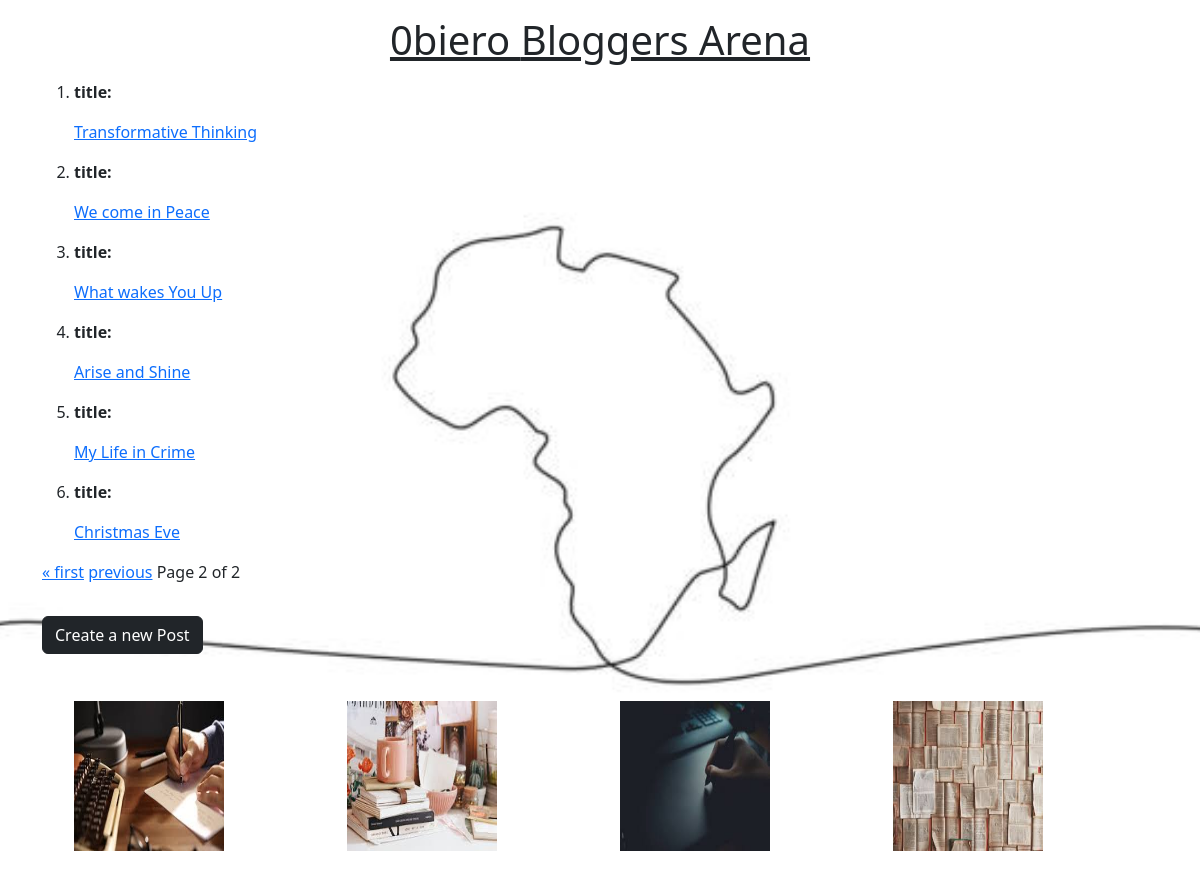
Page /?page=2 (signed in) on the committed database.
### blog/models.py (models this page shows, shortened)
class Post(models.Model):
    title = models.CharField(max_length=200)
    content = models.TextField()
    author = models.CharField(max_length=100)
    date_created = models.DateField()

### blog/views.py (the view)
# urls.py: path('',post_list, name ='list'),
@login_required
def post_list(request):
    posts = Post.objects.all()
    paginator = Paginator(posts, 5, orphans=4, allow_empty_first_page=True)
    page = request.GET.get('page')
    user = request.user
    print(user)
    try:
        paginated_posts = paginator.page(page)
    except PageNotAnInteger:
        paginated_posts = paginator.page(1)
    except EmptyPage:
        paginated_posts = paginator.page(paginator.num_pages)
    return render(request, 'blog/post_list.html', {'posts': paginated_posts, 'user': user})

### blog/templates/blog/post_list.html (shortened to what this page needs)
{% load static %}
<!DOCTYPE html>
<html lang="en">
<head>
    <link rel="stylesheet" href="{% static 'css/style.css' %}">
    <link rel="stylesheet" href="https://cdnjs.cloudflare.com/ajax/libs/bootstrap/5.3.3/css/bootstrap.min.css" />
</head>
<body>
    <div class="container my-3">
        <h1 class=" text-center text-decoration-underline" >{{user.username|default:"Anonymous"}} Bloggers Arena</h1>
        <div>
            <ol>
                {% for post in posts %}
                <li>
                    <p><p class="fw-bold">title:</p><a href="{% url 'detail' post.id %}">{{post.title}}</a></p>
                </li>
                {% endfor %}
            </ol>
            <div class="paginator my-3">
                <span class="step-links">
                    {% if posts.has_previous %}
                        <a href="?page=1">&laquo; first</a>
                        <a href="?page={{ posts.previous_page_number }}">previous</a>
                    {% endif %}
                    <span class="current">
                        Page {{ posts.number }} of {{ posts.paginator.num_pages }}
                    </span>
                </span>
            </div>
            <a href="{% url 'create' %}" class="btn btn-dark my-3 "> Create a new Post</a>
        </div>
        <div class="container-lg row my-3">
            <div class="col-3">
                <img src="{% static 'images/writing1.jpeg' %}" alt="">
            </div>
            <div class="col-3">
                <img src="{% static 'images/w2.jpeg' %}" alt="">
            </div>
            <div class="col-3">
                <img src="{% static 'images/w3.jpeg' %}" alt="">
            </div>
           <div class="col-3">
            <img src="{% static 'images/w4.jpeg' %}" alt="">
           </div>
        </div>
    </div>
</body>
</html>

### static/css/style.css (style rules this page uses)
body { background-color: yellow; }

### rows in the picture
Post: title "Transformative Thinking"
Post: title "We come in Peace"
Post: title "What wakes You Up"
Post: title "Arise and Shine"
Post: title "My Life in Crime"
Post: title "Christmas Eve"

### other values in the picture
{{ user.username|default:"Anonymous" }} "0biero"
{{ posts.number }} "2"
{{ posts.paginator.num_pages }} "2"
